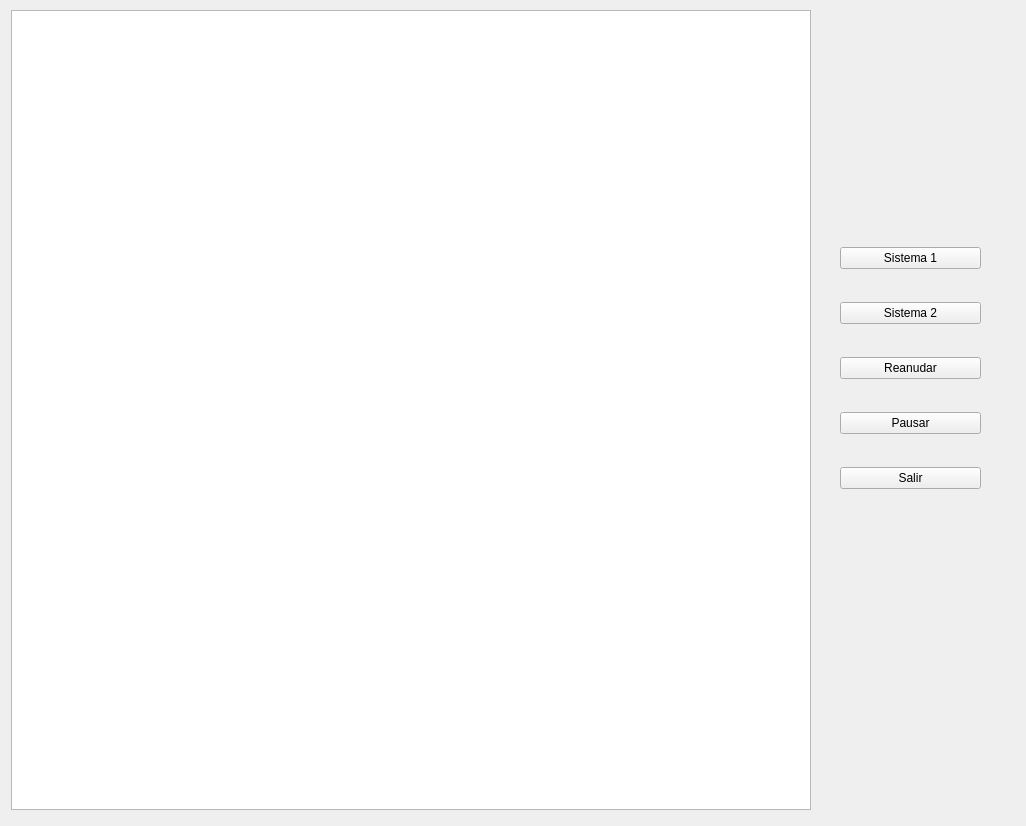
<?xml version="1.0" encoding="UTF-8"?>
<ui version="4.0">
 <class>MainWindow</class>
 <widget class="QMainWindow" name="MainWindow">
  <property name="geometry">
   <rect>
    <x>0</x>
    <y>0</y>
    <width>1026</width>
    <height>826</height>
   </rect>
  </property>
  <widget class="QWidget" name="centralwidget">
   <widget class="QGraphicsView" name="graphicsView">
    <property name="geometry">
     <rect>
      <x>11</x>
      <y>10</y>
      <width>800</width>
      <height>800</height>
     </rect>
    </property>
   </widget>
   <widget class="QWidget" name="">
    <property name="geometry">
     <rect>
      <x>840</x>
      <y>220</y>
      <width>141</width>
      <height>301</height>
     </rect>
    </property>
    <layout class="QVBoxLayout" name="verticalLayout">
     <item>
      <widget class="QPushButton" name="sistema1">
       <property name="text">
        <string>Sistema 1</string>
       </property>
      </widget>
     </item>
     <item>
      <widget class="QPushButton" name="sistema2">
       <property name="text">
        <string>Sistema 2</string>
       </property>
      </widget>
     </item>
     <item>
      <widget class="QPushButton" name="pushButton_4">
       <property name="text">
        <string>Reanudar</string>
       </property>
      </widget>
     </item>
     <item>
      <widget class="QPushButton" name="pushButton_3">
       <property name="text">
        <string>Pausar</string>
       </property>
      </widget>
     </item>
     <item>
      <widget class="QPushButton" name="pushButton_5">
       <property name="text">
        <string>Salir</string>
       </property>
      </widget>
     </item>
    </layout>
   </widget>
  </widget>
 </widget>
 <resources/>
 <connections/>
</ui>
